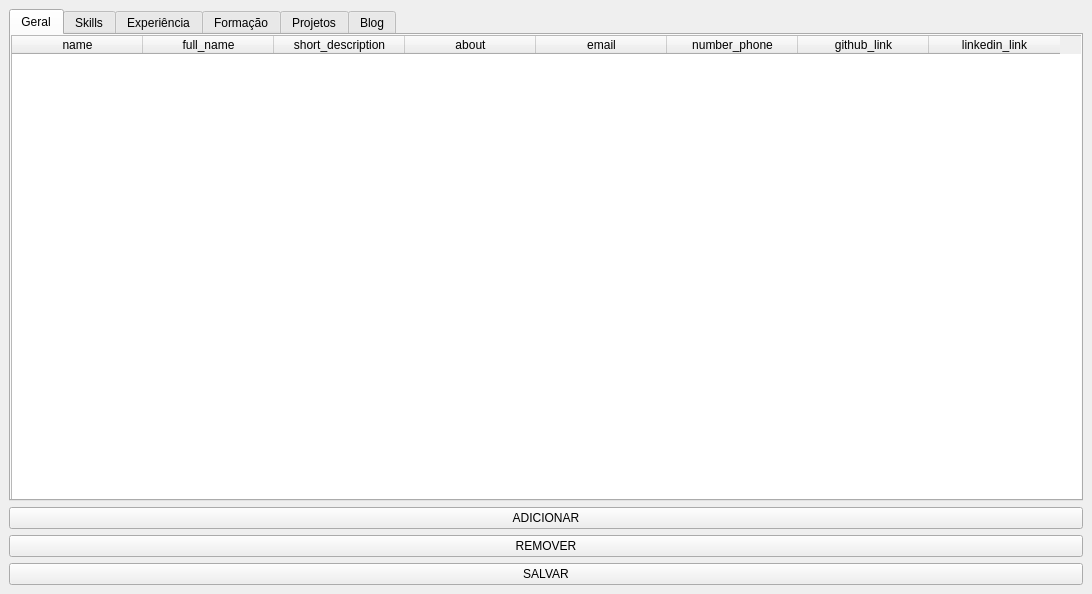
<?xml version="1.0" encoding="UTF-8"?>
<ui version="4.0">
 <class>MainWindow</class>
 <widget class="QMainWindow" name="MainWindow">
  <property name="geometry">
   <rect>
    <x>0</x>
    <y>0</y>
    <width>1092</width>
    <height>594</height>
   </rect>
  </property>
  <property name="windowTitle">
   <string>MainWindow</string>
  </property>
  <widget class="QWidget" name="centralwidget">
   <layout class="QHBoxLayout" name="horizontalLayout">
    <item>
     <layout class="QVBoxLayout" name="verticalLayout_7">
      <item>
       <widget class="QTabWidget" name="main_tab">
        <property name="currentIndex">
         <number>0</number>
        </property>
        <widget class="QWidget" name="tab__general">
         <property name="minimumSize">
          <size>
           <width>1070</width>
           <height>0</height>
          </size>
         </property>
         <attribute name="title">
          <string>Geral</string>
         </attribute>
         <widget class="QWidget" name="verticalLayoutWidget">
          <property name="geometry">
           <rect>
            <x>0</x>
            <y>0</y>
            <width>1071</width>
            <height>541</height>
           </rect>
          </property>
          <layout class="QVBoxLayout" name="verticalLayout">
           <item>
            <widget class="QTableWidget" name="table_widget__general">
             <property name="showGrid">
              <bool>true</bool>
             </property>
             <attribute name="horizontalHeaderDefaultSectionSize">
              <number>131</number>
             </attribute>
             <column>
              <property name="text">
               <string>name</string>
              </property>
             </column>
             <column>
              <property name="text">
               <string>full_name</string>
              </property>
             </column>
             <column>
              <property name="text">
               <string>short_description</string>
              </property>
             </column>
             <column>
              <property name="text">
               <string>about</string>
              </property>
             </column>
             <column>
              <property name="text">
               <string>email</string>
              </property>
             </column>
             <column>
              <property name="text">
               <string>number_phone</string>
              </property>
             </column>
             <column>
              <property name="text">
               <string>github_link</string>
              </property>
             </column>
             <column>
              <property name="text">
               <string>linkedin_link</string>
              </property>
             </column>
            </widget>
           </item>
          </layout>
         </widget>
        </widget>
        <widget class="QWidget" name="tab__skills">
         <attribute name="title">
          <string>Skills</string>
         </attribute>
         <widget class="QWidget" name="verticalLayoutWidget_6">
          <property name="geometry">
           <rect>
            <x>0</x>
            <y>0</y>
            <width>1071</width>
            <height>541</height>
           </rect>
          </property>
          <layout class="QVBoxLayout" name="verticalLayout_6">
           <item>
            <widget class="QTableWidget" name="table_widget__skills">
             <property name="showGrid">
              <bool>true</bool>
             </property>
             <attribute name="horizontalHeaderDefaultSectionSize">
              <number>526</number>
             </attribute>
             <column>
              <property name="text">
               <string>name</string>
              </property>
             </column>
             <column>
              <property name="text">
               <string>link_icon</string>
              </property>
             </column>
            </widget>
           </item>
          </layout>
         </widget>
        </widget>
        <widget class="QWidget" name="tab__experience">
         <attribute name="title">
          <string>Experiência</string>
         </attribute>
         <widget class="QWidget" name="verticalLayoutWidget_2">
          <property name="geometry">
           <rect>
            <x>0</x>
            <y>0</y>
            <width>1071</width>
            <height>541</height>
           </rect>
          </property>
          <layout class="QVBoxLayout" name="verticalLayout_2">
           <item>
            <widget class="QTableWidget" name="table_widget__experience">
             <property name="showGrid">
              <bool>true</bool>
             </property>
             <attribute name="horizontalHeaderDefaultSectionSize">
              <number>351</number>
             </attribute>
             <column>
              <property name="text">
               <string>company</string>
              </property>
             </column>
             <column>
              <property name="text">
               <string>ocuppation</string>
              </property>
             </column>
             <column>
              <property name="text">
               <string>period</string>
              </property>
             </column>
            </widget>
           </item>
          </layout>
         </widget>
        </widget>
        <widget class="QWidget" name="tab__formation">
         <attribute name="title">
          <string>Formação</string>
         </attribute>
         <widget class="QWidget" name="verticalLayoutWidget_3">
          <property name="geometry">
           <rect>
            <x>0</x>
            <y>0</y>
            <width>1071</width>
            <height>541</height>
           </rect>
          </property>
          <layout class="QVBoxLayout" name="verticalLayout_3">
           <item>
            <widget class="QTableWidget" name="table_widget__formation">
             <property name="showGrid">
              <bool>true</bool>
             </property>
             <attribute name="horizontalHeaderDefaultSectionSize">
              <number>352</number>
             </attribute>
             <column>
              <property name="text">
               <string>institution</string>
              </property>
             </column>
             <column>
              <property name="text">
               <string>formation</string>
              </property>
             </column>
             <column>
              <property name="text">
               <string>period</string>
              </property>
             </column>
            </widget>
           </item>
          </layout>
         </widget>
        </widget>
        <widget class="QWidget" name="tab__projects">
         <attribute name="title">
          <string>Projetos</string>
         </attribute>
         <widget class="QWidget" name="verticalLayoutWidget_4">
          <property name="geometry">
           <rect>
            <x>0</x>
            <y>0</y>
            <width>1071</width>
            <height>541</height>
           </rect>
          </property>
          <layout class="QVBoxLayout" name="verticalLayout_4">
           <item>
            <widget class="QTableWidget" name="table_widget__projects">
             <property name="showGrid">
              <bool>true</bool>
             </property>
             <attribute name="horizontalHeaderDefaultSectionSize">
              <number>263</number>
             </attribute>
             <column>
              <property name="text">
               <string>name</string>
              </property>
             </column>
             <column>
              <property name="text">
               <string>description</string>
              </property>
             </column>
             <column>
              <property name="text">
               <string>link</string>
              </property>
             </column>
             <column>
              <property name="text">
               <string>languages</string>
              </property>
             </column>
            </widget>
           </item>
          </layout>
         </widget>
        </widget>
        <widget class="QWidget" name="tab__blog">
         <attribute name="title">
          <string>Blog</string>
         </attribute>
         <widget class="QWidget" name="verticalLayoutWidget_5">
          <property name="geometry">
           <rect>
            <x>0</x>
            <y>0</y>
            <width>1071</width>
            <height>541</height>
           </rect>
          </property>
          <layout class="QVBoxLayout" name="verticalLayout_5">
           <item>
            <widget class="QTableWidget" name="table_widget__blog">
             <property name="showGrid">
              <bool>true</bool>
             </property>
             <attribute name="horizontalHeaderDefaultSectionSize">
              <number>261</number>
             </attribute>
             <column>
              <property name="text">
               <string>name</string>
              </property>
             </column>
             <column>
              <property name="text">
               <string>description</string>
              </property>
             </column>
             <column>
              <property name="text">
               <string>link</string>
              </property>
             </column>
             <column>
              <property name="text">
               <string>categories</string>
              </property>
             </column>
            </widget>
           </item>
          </layout>
         </widget>
        </widget>
       </widget>
      </item>
      <item>
       <widget class="QPushButton" name="button__add">
        <property name="text">
         <string>ADICIONAR</string>
        </property>
       </widget>
      </item>
      <item>
       <widget class="QPushButton" name="button__remove">
        <property name="text">
         <string>REMOVER</string>
        </property>
       </widget>
      </item>
      <item>
       <widget class="QPushButton" name="button__save">
        <property name="text">
         <string>SALVAR</string>
        </property>
       </widget>
      </item>
     </layout>
    </item>
   </layout>
  </widget>
 </widget>
 <resources/>
 <connections/>
</ui>
